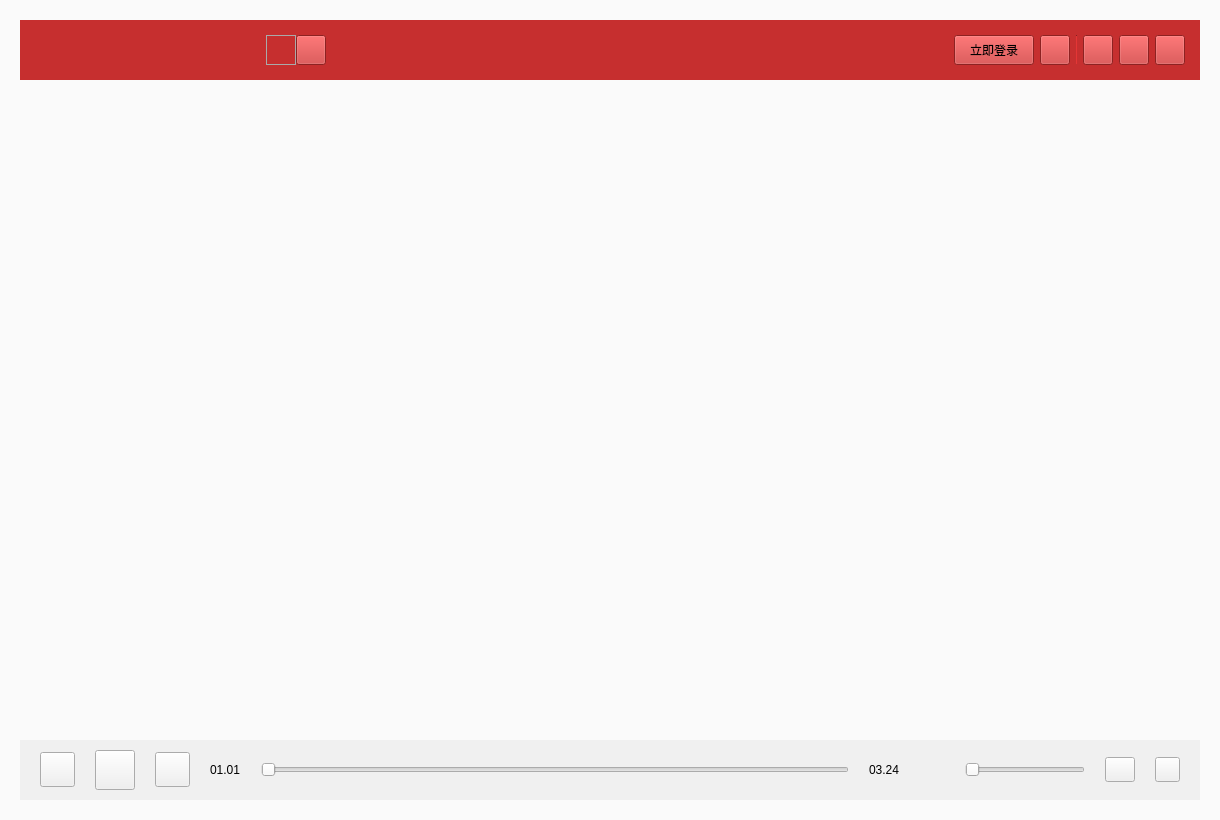
<?xml version="1.0" encoding="UTF-8"?>
<ui version="4.0">
 <class>MainWindow</class>
 <widget class="QMainWindow" name="MainWindow">
  <property name="geometry">
   <rect>
    <x>0</x>
    <y>0</y>
    <width>1220</width>
    <height>820</height>
   </rect>
  </property>
  <property name="minimumSize">
   <size>
    <width>1220</width>
    <height>820</height>
   </size>
  </property>
  <property name="windowTitle">
   <string>MainWindow</string>
  </property>
  <widget class="QWidget" name="centralwidget">
   <property name="styleSheet">
    <string notr="true">background-color: rgb(250, 250, 250);</string>
   </property>
   <layout class="QVBoxLayout" name="verticalLayout">
    <property name="spacing">
     <number>0</number>
    </property>
    <property name="leftMargin">
     <number>20</number>
    </property>
    <property name="topMargin">
     <number>20</number>
    </property>
    <property name="rightMargin">
     <number>20</number>
    </property>
    <property name="bottomMargin">
     <number>20</number>
    </property>
    <item>
     <widget class="QWidget" name="mainWidget" native="true">
      <property name="minimumSize">
       <size>
        <width>0</width>
        <height>0</height>
       </size>
      </property>
      <property name="maximumSize">
       <size>
        <width>16777215</width>
        <height>16777215</height>
       </size>
      </property>
      <layout class="QVBoxLayout" name="verticalLayout_2">
       <property name="spacing">
        <number>0</number>
       </property>
       <property name="leftMargin">
        <number>0</number>
       </property>
       <property name="topMargin">
        <number>0</number>
       </property>
       <property name="rightMargin">
        <number>0</number>
       </property>
       <property name="bottomMargin">
        <number>0</number>
       </property>
       <item>
        <layout class="QHBoxLayout" name="hly_head">
         <item>
          <widget class="QWidget" name="head_widget" native="true">
           <property name="minimumSize">
            <size>
             <width>0</width>
             <height>60</height>
            </size>
           </property>
           <property name="maximumSize">
            <size>
             <width>16777215</width>
             <height>60</height>
            </size>
           </property>
           <property name="styleSheet">
            <string notr="true">background-color: rgb(198, 47, 47);</string>
           </property>
           <layout class="QHBoxLayout" name="horizontalLayout">
            <property name="leftMargin">
             <number>15</number>
            </property>
            <property name="topMargin">
             <number>10</number>
            </property>
            <property name="rightMargin">
             <number>15</number>
            </property>
            <property name="bottomMargin">
             <number>10</number>
            </property>
            <item>
             <widget class="QWidget" name="widget" native="true">
              <property name="minimumSize">
               <size>
                <width>225</width>
                <height>0</height>
               </size>
              </property>
              <property name="maximumSize">
               <size>
                <width>225</width>
                <height>16777215</height>
               </size>
              </property>
              <layout class="QHBoxLayout" name="hly_headLogo">
               <property name="spacing">
                <number>0</number>
               </property>
               <property name="leftMargin">
                <number>0</number>
               </property>
               <property name="topMargin">
                <number>0</number>
               </property>
               <property name="rightMargin">
                <number>0</number>
               </property>
               <property name="bottomMargin">
                <number>0</number>
               </property>
               <item>
                <widget class="QLabel" name="lb_logo">
                 <property name="minimumSize">
                  <size>
                   <width>155</width>
                   <height>30</height>
                  </size>
                 </property>
                 <property name="maximumSize">
                  <size>
                   <width>155</width>
                   <height>30</height>
                  </size>
                 </property>
                 <property name="styleSheet">
                  <string notr="true">border-image: url(:/icon/Resource/logo1.png);</string>
                 </property>
                 <property name="text">
                  <string/>
                 </property>
                </widget>
               </item>
               <item>
                <spacer name="horizontalSpacer_2">
                 <property name="orientation">
                  <enum>Qt::Horizontal</enum>
                 </property>
                 <property name="sizeHint" stdset="0">
                  <size>
                   <width>67</width>
                   <height>20</height>
                  </size>
                 </property>
                </spacer>
               </item>
              </layout>
             </widget>
            </item>
            <item>
             <widget class="QWidget" name="widget_2" native="true">
              <property name="minimumSize">
               <size>
                <width>0</width>
                <height>0</height>
               </size>
              </property>
              <layout class="QHBoxLayout" name="hly_preOrNextOp">
               <property name="spacing">
                <number>0</number>
               </property>
               <property name="leftMargin">
                <number>0</number>
               </property>
               <property name="topMargin">
                <number>0</number>
               </property>
               <property name="rightMargin">
                <number>10</number>
               </property>
               <property name="bottomMargin">
                <number>0</number>
               </property>
               <item>
                <widget class="QPushButton" name="pushButton">
                 <property name="minimumSize">
                  <size>
                   <width>30</width>
                   <height>30</height>
                  </size>
                 </property>
                 <property name="maximumSize">
                  <size>
                   <width>30</width>
                   <height>30</height>
                  </size>
                 </property>
                 <property name="styleSheet">
                  <string notr="true">border:1px solid #aaa;
border-image: url(:/icon/Resource/preOperation.png);</string>
                 </property>
                 <property name="text">
                  <string/>
                 </property>
                </widget>
               </item>
               <item>
                <widget class="QPushButton" name="pushButton_2">
                 <property name="minimumSize">
                  <size>
                   <width>30</width>
                   <height>30</height>
                  </size>
                 </property>
                 <property name="maximumSize">
                  <size>
                   <width>30</width>
                   <height>30</height>
                  </size>
                 </property>
                 <property name="styleSheet">
                  <string notr="true">border-image: url(:/icon/Resource/nextOperation1.png);</string>
                 </property>
                 <property name="text">
                  <string/>
                 </property>
                </widget>
               </item>
              </layout>
             </widget>
            </item>
            <item>
             <layout class="QHBoxLayout" name="hly_search"/>
            </item>
            <item>
             <spacer name="horizontalSpacer">
              <property name="orientation">
               <enum>Qt::Horizontal</enum>
              </property>
              <property name="sizeHint" stdset="0">
               <size>
                <width>40</width>
                <height>20</height>
               </size>
              </property>
             </spacer>
            </item>
            <item>
             <layout class="QVBoxLayout" name="vly_userimage">
              <property name="spacing">
               <number>0</number>
              </property>
             </layout>
            </item>
            <item>
             <widget class="QPushButton" name="btn_signin">
              <property name="minimumSize">
               <size>
                <width>0</width>
                <height>30</height>
               </size>
              </property>
              <property name="maximumSize">
               <size>
                <width>16777215</width>
                <height>30</height>
               </size>
              </property>
              <property name="layoutDirection">
               <enum>Qt::RightToLeft</enum>
              </property>
              <property name="text">
               <string>立即登录</string>
              </property>
              <property name="icon">
               <iconset resource="../rec.qrc">
                <normaloff>:/icon/Resource/down2.png</normaloff>:/icon/Resource/down2.png</iconset>
              </property>
             </widget>
            </item>
            <item>
             <widget class="QPushButton" name="btn_setting">
              <property name="minimumSize">
               <size>
                <width>30</width>
                <height>30</height>
               </size>
              </property>
              <property name="maximumSize">
               <size>
                <width>30</width>
                <height>30</height>
               </size>
              </property>
              <property name="text">
               <string/>
              </property>
             </widget>
            </item>
            <item>
             <widget class="Line" name="line">
              <property name="minimumSize">
               <size>
                <width>1</width>
                <height>0</height>
               </size>
              </property>
              <property name="maximumSize">
               <size>
                <width>1</width>
                <height>30</height>
               </size>
              </property>
              <property name="styleSheet">
               <string notr="true"/>
              </property>
              <property name="orientation">
               <enum>Qt::Vertical</enum>
              </property>
             </widget>
            </item>
            <item>
             <widget class="QPushButton" name="btn_minwin">
              <property name="minimumSize">
               <size>
                <width>30</width>
                <height>30</height>
               </size>
              </property>
              <property name="maximumSize">
               <size>
                <width>30</width>
                <height>30</height>
               </size>
              </property>
              <property name="text">
               <string/>
              </property>
             </widget>
            </item>
            <item>
             <widget class="QPushButton" name="btn_maxwin">
              <property name="minimumSize">
               <size>
                <width>30</width>
                <height>30</height>
               </size>
              </property>
              <property name="maximumSize">
               <size>
                <width>30</width>
                <height>30</height>
               </size>
              </property>
              <property name="text">
               <string/>
              </property>
             </widget>
            </item>
            <item>
             <widget class="QPushButton" name="btn_closewin">
              <property name="minimumSize">
               <size>
                <width>30</width>
                <height>30</height>
               </size>
              </property>
              <property name="maximumSize">
               <size>
                <width>30</width>
                <height>30</height>
               </size>
              </property>
              <property name="text">
               <string/>
              </property>
             </widget>
            </item>
           </layout>
          </widget>
         </item>
        </layout>
       </item>
       <item>
        <layout class="QHBoxLayout" name="hly_body">
         <property name="spacing">
          <number>0</number>
         </property>
         <property name="topMargin">
          <number>0</number>
         </property>
         <item>
          <layout class="QVBoxLayout" name="vly_leftBar">
           <property name="spacing">
            <number>0</number>
           </property>
          </layout>
         </item>
         <item>
          <widget class="QStackedWidget" name="body_stackedWidget">
           <property name="currentIndex">
            <number>0</number>
           </property>
           <widget class="QWidget" name="page_findMusic">
            <layout class="QHBoxLayout" name="hly_findMusic">
             <property name="leftMargin">
              <number>0</number>
             </property>
             <property name="topMargin">
              <number>0</number>
             </property>
             <property name="rightMargin">
              <number>0</number>
             </property>
             <property name="bottomMargin">
              <number>0</number>
             </property>
            </layout>
           </widget>
           <widget class="QWidget" name="page_2"/>
          </widget>
         </item>
        </layout>
       </item>
       <item>
        <layout class="QHBoxLayout" name="hly_bottom">
         <property name="spacing">
          <number>0</number>
         </property>
         <item>
          <widget class="QWidget" name="broadcast_widget" native="true">
           <property name="minimumSize">
            <size>
             <width>0</width>
             <height>60</height>
            </size>
           </property>
           <property name="maximumSize">
            <size>
             <width>16777215</width>
             <height>60</height>
            </size>
           </property>
           <property name="styleSheet">
            <string notr="true">background-color: #f0f0f0;</string>
           </property>
           <layout class="QHBoxLayout" name="horizontalLayout_3">
            <property name="spacing">
             <number>20</number>
            </property>
            <property name="leftMargin">
             <number>20</number>
            </property>
            <property name="topMargin">
             <number>0</number>
            </property>
            <property name="rightMargin">
             <number>20</number>
            </property>
            <property name="bottomMargin">
             <number>0</number>
            </property>
            <item>
             <widget class="QPushButton" name="btn_preSong">
              <property name="minimumSize">
               <size>
                <width>35</width>
                <height>35</height>
               </size>
              </property>
              <property name="maximumSize">
               <size>
                <width>35</width>
                <height>35</height>
               </size>
              </property>
              <property name="text">
               <string/>
              </property>
             </widget>
            </item>
            <item>
             <widget class="QPushButton" name="btn_play">
              <property name="minimumSize">
               <size>
                <width>40</width>
                <height>40</height>
               </size>
              </property>
              <property name="maximumSize">
               <size>
                <width>40</width>
                <height>40</height>
               </size>
              </property>
              <property name="text">
               <string/>
              </property>
             </widget>
            </item>
            <item>
             <widget class="QPushButton" name="btn_nextSong">
              <property name="minimumSize">
               <size>
                <width>35</width>
                <height>35</height>
               </size>
              </property>
              <property name="maximumSize">
               <size>
                <width>35</width>
                <height>35</height>
               </size>
              </property>
              <property name="text">
               <string/>
              </property>
             </widget>
            </item>
            <item>
             <widget class="QLabel" name="lb_nowTime">
              <property name="text">
               <string>01.01</string>
              </property>
             </widget>
            </item>
            <item>
             <widget class="QSlider" name="slider_playProgress">
              <property name="orientation">
               <enum>Qt::Horizontal</enum>
              </property>
             </widget>
            </item>
            <item>
             <widget class="QLabel" name="lb_sumTime">
              <property name="text">
               <string>03.24</string>
              </property>
             </widget>
            </item>
            <item>
             <widget class="QLabel" name="lb_volume">
              <property name="minimumSize">
               <size>
                <width>25</width>
                <height>25</height>
               </size>
              </property>
              <property name="maximumSize">
               <size>
                <width>25</width>
                <height>25</height>
               </size>
              </property>
              <property name="styleSheet">
               <string notr="true">border-image: url(:/icon/Resource/volume.png);</string>
              </property>
              <property name="text">
               <string/>
              </property>
             </widget>
            </item>
            <item>
             <widget class="QSlider" name="slider_volume">
              <property name="minimumSize">
               <size>
                <width>120</width>
                <height>0</height>
               </size>
              </property>
              <property name="maximumSize">
               <size>
                <width>120</width>
                <height>16777215</height>
               </size>
              </property>
              <property name="orientation">
               <enum>Qt::Horizontal</enum>
              </property>
             </widget>
            </item>
            <item>
             <widget class="QPushButton" name="btn_playOder">
              <property name="minimumSize">
               <size>
                <width>30</width>
                <height>25</height>
               </size>
              </property>
              <property name="maximumSize">
               <size>
                <width>30</width>
                <height>25</height>
               </size>
              </property>
              <property name="text">
               <string/>
              </property>
             </widget>
            </item>
            <item>
             <widget class="QPushButton" name="btn_playList">
              <property name="minimumSize">
               <size>
                <width>25</width>
                <height>25</height>
               </size>
              </property>
              <property name="maximumSize">
               <size>
                <width>25</width>
                <height>25</height>
               </size>
              </property>
              <property name="text">
               <string/>
              </property>
             </widget>
            </item>
           </layout>
          </widget>
         </item>
        </layout>
       </item>
      </layout>
     </widget>
    </item>
   </layout>
  </widget>
 </widget>
 <resources>
  <include location="../rec.qrc"/>
 </resources>
 <connections>
  <connection>
   <sender>btn_closewin</sender>
   <signal>clicked()</signal>
   <receiver>MainWindow</receiver>
   <slot>close()</slot>
   <hints>
    <hint type="sourcelabel">
     <x>1163</x>
     <y>37</y>
    </hint>
    <hint type="destinationlabel">
     <x>1096</x>
     <y>-24</y>
    </hint>
   </hints>
  </connection>
  <connection>
   <sender>btn_minwin</sender>
   <signal>clicked()</signal>
   <receiver>MainWindow</receiver>
   <slot>showMinimized()</slot>
   <hints>
    <hint type="sourcelabel">
     <x>1089</x>
     <y>27</y>
    </hint>
    <hint type="destinationlabel">
     <x>1072</x>
     <y>-46</y>
    </hint>
   </hints>
  </connection>
 </connections>
</ui>
